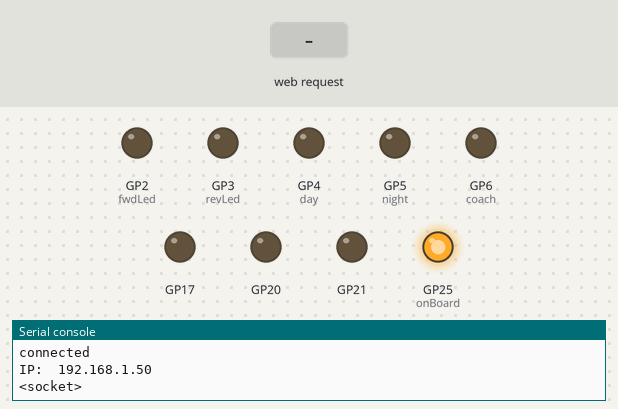
Bench run of a program on a simulated Raspberry Pi Pico running MicroPython. On the bench: output pins drawn as LEDs (lit = HIGH), the last lines printed to the serial console. Inputs (shaded band) come from the test bench. WiFi joins after 1.5 s.

Above: at 3.2 s.
3.3 s: HTTP request GET /day? received
At 4.5 s:
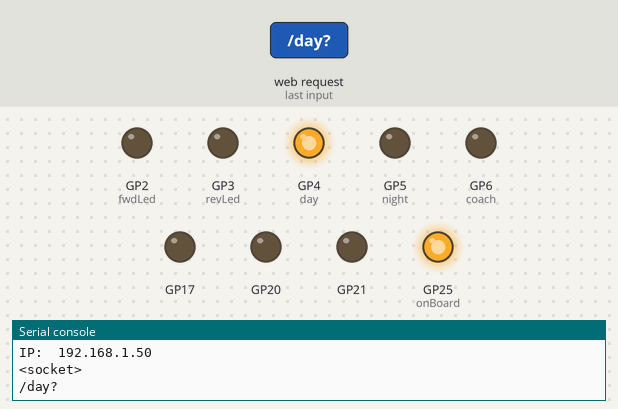
4.8 s: HTTP request GET /night? received
At 5.8 s:
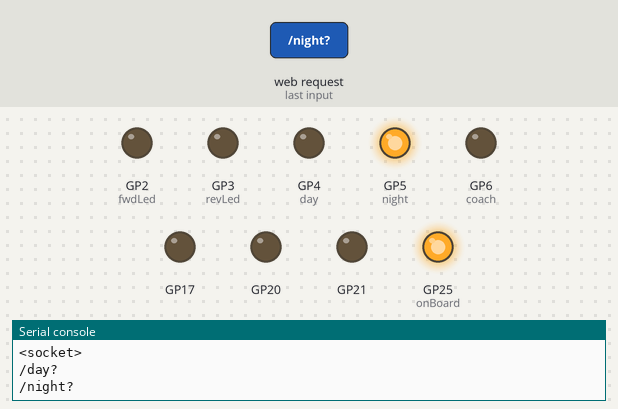
6.3 s: HTTP request GET /coach? received
At 7.0 s:
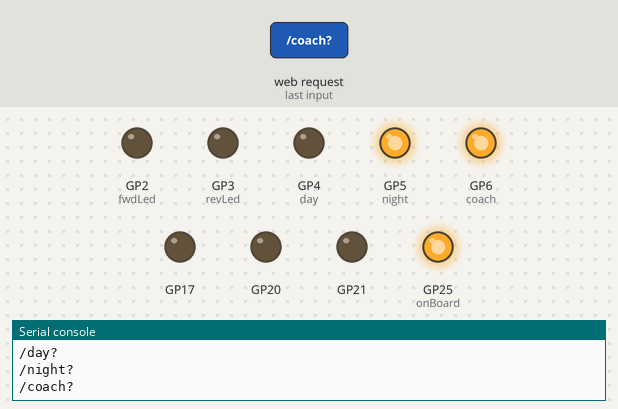
7.8 s: HTTP request GET /forward? received
At 8.1 s:
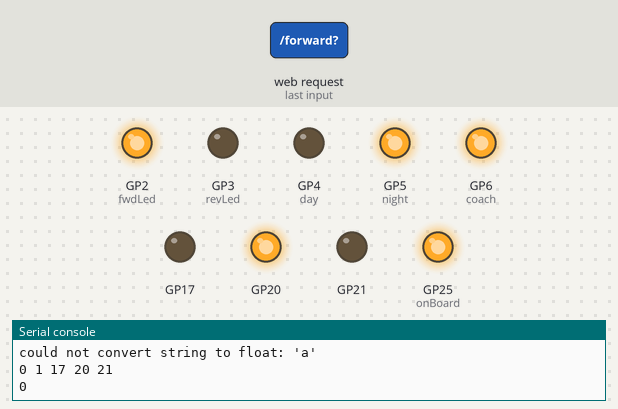
9.3 s: HTTP request GET /reverse? received
At 10.5 s:
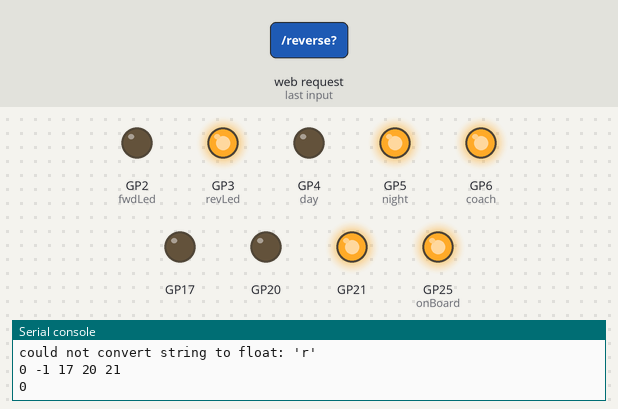
10.8 s: HTTP request GET /day? received
At 11.6 s:
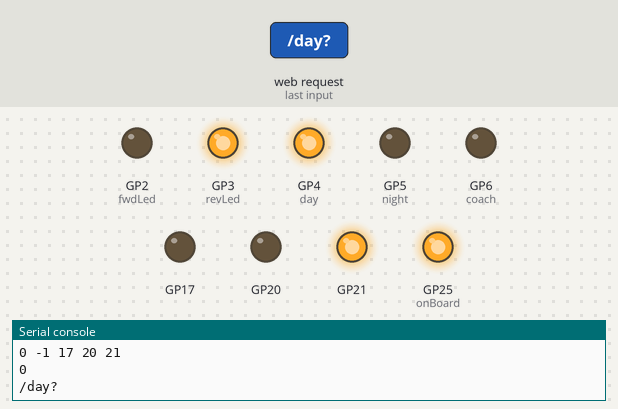
Timing chart, 0 to 13.3 s (numbered marks = the images above; inputs shaded):
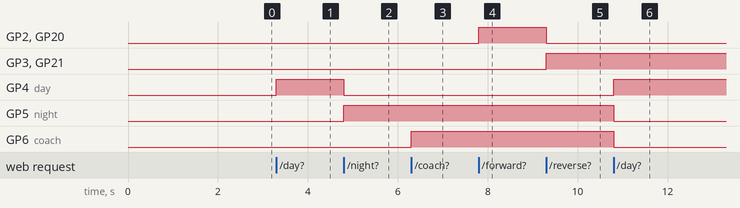

The program:

main.py
```python
import machine
import socket
import network
import time
from machine import Pin
from machine import Pin, PWM
import webpage

# WIFI Configuration
wlan = network.WLAN(network.STA_IF)
wlan.active(True)
wlan.connect("PickleOffice","Ninjarabbitpants!01")

# Setup Outputs
fwdLed = Pin(2, Pin.OUT)
revLed = Pin(3, Pin.OUT)
day = Pin(4, Pin.OUT)
night = Pin(5, Pin.OUT)
coach = Pin(6, Pin.OUT)
onBoard = Pin("LED", Pin.OUT)

fwdPin = 20
revPin = 21
pwmPin = 17


def motorMove(speed,direction,speedGP,cwGP,acwGP):
    print(speed,direction,speedGP,cwGP,acwGP)
    if speed > 100: speed=100
    if speed < 0: speed=0
    Speed = PWM(Pin(speedGP))
    Speed.freq(20000)
    cw = Pin(cwGP, Pin.OUT)
    acw = Pin(acwGP, Pin.OUT)
    Speed.duty_u16(int(speed/100*65536))
    print(int(speed/100*65536))
    if direction < 0:
      cw.value(0)
      acw.value(1)
    if direction == 0:
      cw.value(0)
      acw.value(0)
    if direction > 0:
      cw.value(1)
      acw.value(0)

# Wait for connect or fail
wait = 10
while wait > 0:
    if wlan.status() < 0 or wlan.status() >= 3:
        break
    wait -= 1
    print('waiting for connection...')
    time.sleep(1)

# Handle connection error
if wlan.status() != 3:
    raise RuntimeError('wifi connection failed')
else:
    print('connected')
    ip=wlan.ifconfig()[0]
    print('IP: ', ip)
    onBoard.on()


# Do the things
def serve(connection):
    speed = 0
    direction = 0
    while True:
        client = connection.accept()[0]
        request = client.recv(1024)
        request = str(request)

        try:
            request = request.split()[1]
        except IndexError:
            pass

        print(request)

        # Boolean Contols
        if request == '/off?':
            direction = 0
            day.low()
            night.low()
            coach.low()
            fwdLed.low()
            revLed.low()
            motorMove(0,direction,pwmPin,fwdPin,revPin)

        elif request == '/day?':
            day.high()
            night.low()
            coach.low()
        elif request == '/night?':
            day.low()
            night.high()
        elif request == '/coach?':
            coach.high()

        # FORWARD CONTROL
        elif '/forward?' in request:
            direction = 1
            fwdLed.high()
            revLed.low()

            try:
                index = request.find('motor') + len('motor=')
                speed = int(float(request[index]))
                print(speed)
            except (ValueError, IndexError) as error:
                print(error)
                pass

            motorMove(speed*10,direction,pwmPin,fwdPin,revPin)


        # REVERSE CONTROL
        elif '/reverse?' in request:
            direction = -1
            fwdLed.low()
            revLed.high()

            try:
                index = request.find('motor') + len('motor=')
                speed = int(float(request[index]))
                print(speed)
            except (ValueError, IndexError) as error:
                print(error)
                pass

            motorMove(speed*10,direction,pwmPin,fwdPin,revPin)

        # Values for graphic
        showSpeed = '%.2f'%speed

        if direction == 1:
            showDirection = 'Forward'
        elif direction == 0:
            showDirection = 'Stopped'
        elif direction == -1:
            showDirection = 'Reverse'

        tacho = speed * 13.8

        html = webpage.webpage(showDirection,showSpeed,tacho)
        client.send(html)
        client.close()

def open_socket(ip):
    # Open a socket
    address = (ip, 80)
    connection = socket.socket()
    connection.setsockopt(socket.SOL_SOCKET, socket.SO_REUSEADDR, 1)
    connection.bind(address)
    connection.listen(1)
    print(connection)
    return(connection)


try:
    if ip is not None:
        connection=open_socket(ip)
        serve(connection)
except KeyboardInterrupt:
    machine.reset()
```

webpage.py
```python
# Setup Webpage
def webpage(showDirection, showSpeed, tacho):
    html = f"""
            <!DOCTYPE html>
            <html>
            <head>
            <link href="https://fonts.googleapis.com/css2?family=Roboto:wght@300&display=swap" rel="stylesheet">
            <script src="https://kit.fontawesome.com/5e44773cc2.js" crossorigin="anonymous"></script>
            </head>
            <body>
            <table>
            <thead>
                <tr>
                    <td colspan="2">Lights</td>
                    <td></td>
                    <td> Direction </td>
                    <td> Speedometer </td>
                    <td> Acclerometer </td>
                </tr>
              <tr>
                <td><i class="fa-light fa-sun"></i></td>
                <td>
                    <form action='./day'>
                        <input type='submit' value='day' />
                    </form>
                </td>
                <td></td>
                <td><i class="fa-light fa-up"></i></td>
                <td><i class="fa-light fa-gauge-high"></i></td>
                <td rowspan="4">
                    <div class="sc-gauge">
                        <div class="sc-background">
                          <div class="sc-percentage"></div>
                          <div class="sc-mask"></div>
                        <span class="sc-value">{tacho}</span>
                        </div>
                        <span class="sc-min">0</span>
                        <span class="sc-max">100</span>
                    </div>
                </td>
                <td rowspan="4">
                    <form id='form'>
                        <input type='range' class='slider' min='0' max='9' value='{showSpeed}' name='motor' id='motor'>
                    </form>
                </td>
              </tr>
              <tr>
                <td><i class="fa-light fa-moon"></i></td>
                <td>
                    <form action='./night'>
                        <input type='submit' value='night' />
                    </form>
                </td>
                <td></td>
                <td>
                    <form action='./forward'>
                        <input type='submit' value='forward' />
                    </form>
                </td>
                <td>{showDirection}</td>
              </tr>
              <tr>
                <td><i class="fa-light fa-lightbulb"></i></td>
                <td>
                    <form action='./coach'>
                        <input type='submit' value='coach' />
                    </form>
                </td>
                <td></td>
                <td>
                    <form action='./reverse'>
                        <input type='submit' value='reverse' />
                    </form>
                </td>
                <td>{showSpeed}</td>
              </tr>
              <tr>
                <td><i class="fa-light fa-octagon-exclamation"></i></td>
                <td>
                    <form action='./off'>
                        <input type='submit' value='off' />
                    </form>
                </td>
                <td></td>
                <td><i class="fa-light fa-down"></i></td>
                <td><output></output></td>
              </tr>
            </thead>
            </table>

            <script>
            let i = document.getElementById('motor'),
                o = document.querySelector('output');

            o.innerHTML = i.value;

            i.addEventListener('input', function () {{
              o.innerHTML = i.value;
            }}, false);

            i.addEventListener('change', function ()  {{
                document.getElementById('form').submit();
            }}, false);
            </script>
            <style>
            body{{
                font-family: 'Roboto', sans-serif;
            }}
            input[type="submit"] {{
               width:100px;
               height:100px;
            }}
            td {{
                text-align: center;
                vertical-align: middle;
            }}
            input[type="range"] {{
               transform: rotate(270deg);
            }}
            .slider {{
              -webkit-appearance: none;
              width: 400px;
              height: 15px;
              border: 2px solid rgb(149, 165, 166);
              border-radius: 5px;
              background: rgb(189, 195, 199);
              outline: none;
              opacity: 0.7;
              -webkit-transition: .2s;
              transition: opacity .2s;
            }}
            .slider::-webkit-slider-thumb {{
              -webkit-appearance: none;
              appearance: none;
              width: 100px;
              height: 100px;
              border-radius: 50%;
              background: rgb(44, 62, 80);
              cursor: pointer;
            }}
            .sc-gauge  {{ width:200px; height:200px; margin:auto 50px; }}
            .sc-background {{ position:relative; height:100px; margin-bottom:10px; background-color:#fff; border-radius:150px 150px 0 0; overflow:hidden; text-align:center; }}
            .sc-mask {{ position:absolute; top:20px; right:20px; left:20px; height:80px; background-color:#555888; border-radius:150px 150px 0 0 }}
            .sc-percentage {{ position:absolute; top:100px; left:-200%; width:400%; height:400%; margin-left:100px; background-color:#00aeef; }}
            .sc-percentage {{ transform:rotate({tacho}deg); transform-origin:top center; }}
            .sc-min {{ float:left; }}
            .sc-max {{ float:right; }}
            .sc-value {{ position:absolute; top:50%; left:0; width:100%;  font-size:48px; font-weight:700 }}
            </style>
            </body>
            </html>
            """
    return html
```

Measured:
- after the input at 3.3 s, GP4 (day): LOW → HIGH at once
- after the input at 4.8 s, GP4 (day): HIGH → LOW at once; GP5 (night): LOW → HIGH at once
- after the input at 6.3 s, GP6 (coach): LOW → HIGH at once
- after the input at 7.8 s, GP2 (fwdLed), GP20: LOW → HIGH at once
- after the input at 9.3 s, GP2 (fwdLed), GP20: HIGH → LOW at once; GP3 (revLed), GP21: LOW → HIGH at once
- after the input at 10.8 s, GP4 (day): LOW → HIGH at once; GP5 (night), GP6 (coach): HIGH → LOW at once
